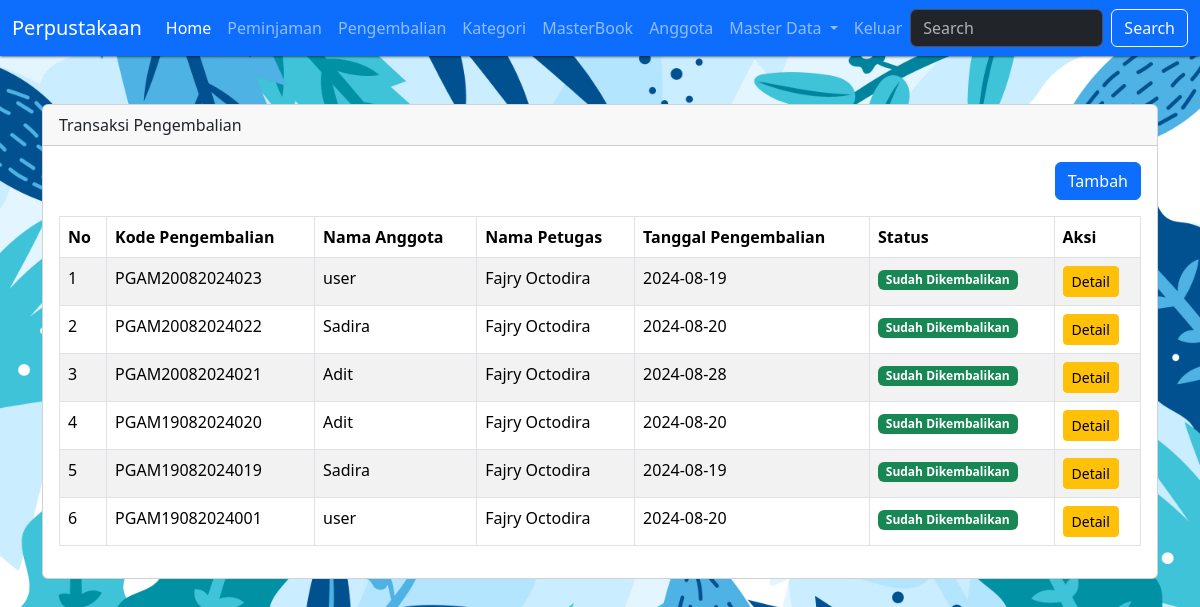
Screenshot of /?pg=pengembalian with the database file from the repository.
### tables this page shows
CREATE TABLE `pengembalian` (
  `id` int(11) NOT NULL,
  `id_peminjaman` int(11) NOT NULL,
  `kode_pengembalian` varchar(30) NOT NULL,
  `denda` int(11) NOT NULL,
  `tgl_pengembalian` date NOT NULL,
  `terlambat` int(20) NOT NULL,
  `created_at` timestamp NOT NULL DEFAULT current_timestamp(),
  `updated_at` timestamp NOT NULL DEFAULT current_timestamp() ON UPDATE current_timestamp()
);

CREATE TABLE `anggota` (
  `id` int(11) NOT NULL,
  `nisn` varchar(16) NOT NULL,
  `nama_lengkap` varchar(50) NOT NULL,
  `jenis_kelamin` enum('Laki-laki','Perempuan','','') NOT NULL,
  `no_telp` varchar(13) NOT NULL,
  `alamat` text NOT NULL,
  `created_at` timestamp NOT NULL DEFAULT current_timestamp(),
  `updated_at` timestamp NOT NULL DEFAULT current_timestamp() ON UPDATE current_timestamp()
);

CREATE TABLE `user` (
  `id` int(11) NOT NULL,
  `id_level` int(11) NOT NULL,
  `nama_lengkap` varchar(50) NOT NULL,
  `email` varchar(50) NOT NULL,
  `password` varchar(100) NOT NULL,
  `created_at` timestamp NOT NULL DEFAULT current_timestamp(),
  `deleted_at` timestamp NOT NULL DEFAULT current_timestamp() ON UPDATE current_timestamp()
);

### contents/pengembalian.php (the view, shortened to what this page needs)
<?php
$queryPengembalian = mysqli_query($koneksi, "SELECT pengembalian.*, peminjaman.status, anggota.nama_lengkap as nama_anggota, user.nama_lengkap
FROM pengembalian
INNER JOIN peminjaman ON peminjaman.id = pengembalian.id_peminjaman
INNER JOIN anggota ON anggota.id = peminjaman.id_anggota
INNER JOIN user ON user.id = peminjaman.id_user
ORDER BY pengembalian.id DESC");
?>
<div class="container mt-5">
    <div class="row">
        <div class="col-sm-12">
            <div class="card">
                <div class="card-header">Transaksi Pengembalian</div>
                <div class="card-body">
                    <div align="right" class="mb-3">
                        <a href="?pg=tambah-pengembalian" class="btn btn-primary">Tambah</a>
                    </div>
                    <table class="table table-bordered table-striped">
                        <thead>
                            <tr>
                                <th>No</th>
                                <th>Kode Pengembalian</th>
                                <th>Nama Anggota</th>
                                <th>Nama Petugas</th>
                                <th>Tanggal Pengembalian</th>
                                <th>Status</th>
                                <th>Aksi</th>
                            </tr>
                        </thead>
                        <tbody>
                            <?php $no = 1;
                            while ($rowPengembalian = mysqli_fetch_assoc($queryPengembalian)) : ?>
                                <tr>
                                    <td><?= $no++ ?></td>
                                    <td><?= $rowPengembalian['kode_pengembalian'] ?></td>
                                    <td><?= $rowPengembalian['nama_anggota'] ?></td>
                                    <td><?= $rowPengembalian['nama_lengkap'] ?></td>
                                    <td><?= $rowPengembalian['tgl_pengembalian'] ?></td>
                                    <td> <?= getStatus($rowPengembalian['status']) ?></td>
                                    <td>
                                        <a class="btn btn-sm btn-warning" href="?pg=tambah-pengembalian&detail=<?= $rowPengembalian['id'] ?>">Detail</a>
                                    </td>
                                </tr>
                            <?php endwhile ?>
                        </tbody>
                    </table>
                </div>
            </div>
        </div>
    </div>
</div>

### function/helper.php (shortened to what this page needs)
<?php
function getStatus($status)
{
    switch ($status) {
        case '2':
            $label = '<span class="badge text-bg-success">Sudah Dikembalikan</span>';
            break;
    }
    return $label;
}

### index.php (style rules this page uses)
body { background: url('assets/img/bg3.jpg'); background-size: cover; }

### rows the page displays
pengembalian: kode_pengembalian "PGAM20082024023", anggota.nama_lengkap "user", user.nama_lengkap "Fajry Octodira", tgl_pengembalian "2024-08-19"
pengembalian: kode_pengembalian "PGAM20082024022", anggota.nama_lengkap "Sadira", user.nama_lengkap "Fajry Octodira", tgl_pengembalian "2024-08-20"
pengembalian: kode_pengembalian "PGAM20082024021", anggota.nama_lengkap "Adit", user.nama_lengkap "Fajry Octodira", tgl_pengembalian "2024-08-28"
pengembalian: kode_pengembalian "PGAM19082024020", anggota.nama_lengkap "Adit", user.nama_lengkap "Fajry Octodira", tgl_pengembalian "2024-08-20"
pengembalian: kode_pengembalian "PGAM19082024019", anggota.nama_lengkap "Sadira", user.nama_lengkap "Fajry Octodira", tgl_pengembalian "2024-08-19"
pengembalian: kode_pengembalian "PGAM19082024001", anggota.nama_lengkap "user", user.nama_lengkap "Fajry Octodira", tgl_pengembalian "2024-08-20"
